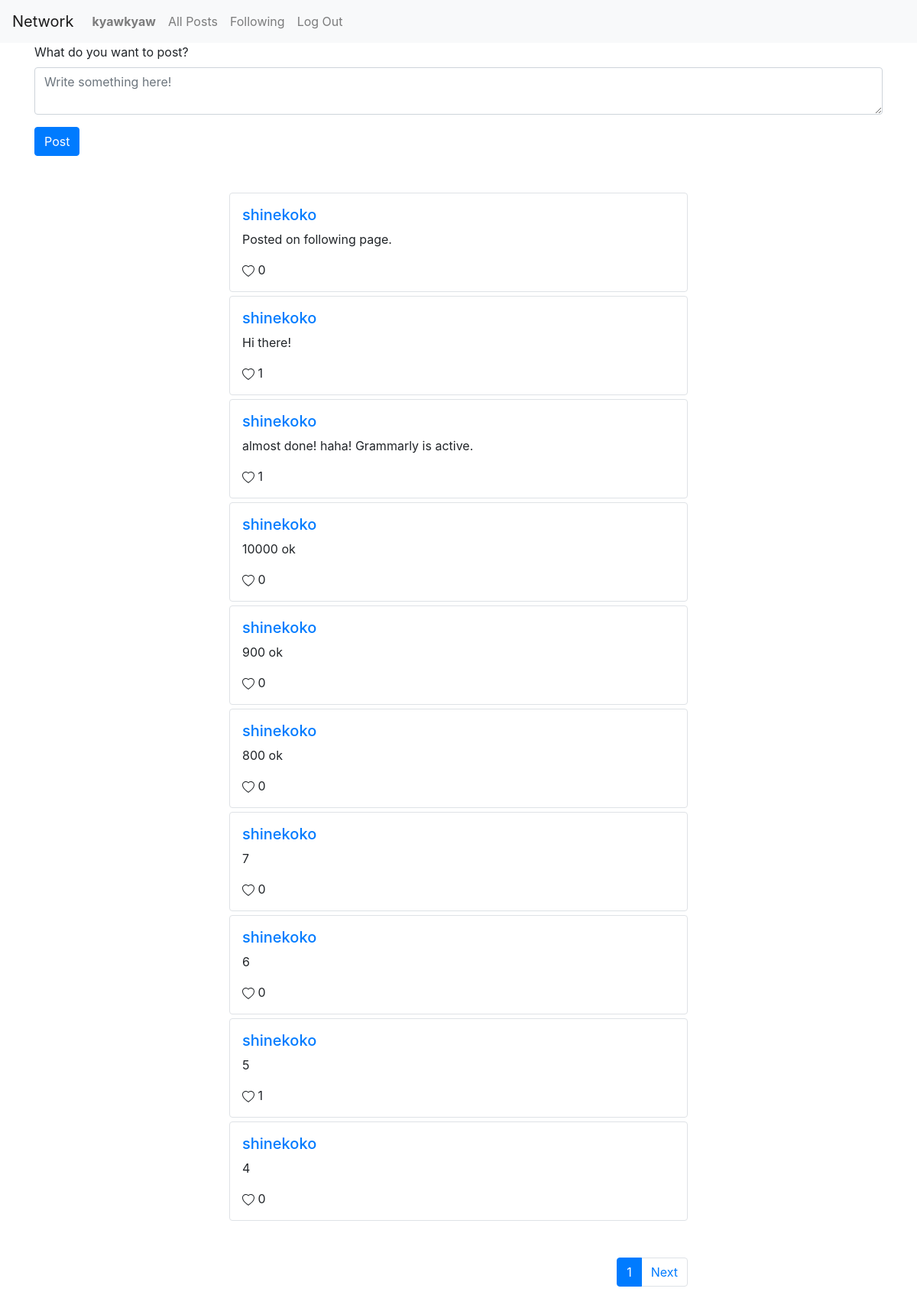
The app's page / (signed in) with its own data.
### network/models.py (models this page shows, shortened)
class User(AbstractUser):
    pass

class Post(models.Model):
    post_user = models.ForeignKey(settings.AUTH_USER_MODEL,
                                  on_delete=models.CASCADE,
                                  related_name='user_posts')
    date_posted = models.DateTimeField(null=False, auto_now_add=True)
    content = models.TextField(null=False, blank=False)
    @property
    def liked(self):
        return [like.liked_user for like in self.liked_users.all()]

class Like(models.Model):
    liked_user = models.ForeignKey(settings.AUTH_USER_MODEL,
                                   on_delete=models.CASCADE,
                                   related_name='liked_posts')
    liked_post = models.ForeignKey(Post,
                                   on_delete=models.CASCADE,
                                   related_name='liked_users')

### network/views.py (the view)
# urls.py: path("", views.index, name="index"),
def index(request):
    posts = Post.objects.order_by('date_posted').reverse()
    p = Paginator(posts, 10)
    page_number = request.GET.get('page')
    page_obj = p.get_page(page_number)
    return render(request, "network/index.html", {
        'page_obj' : page_obj,
        'following': False
    })

### network/templates/network/index.html (shortened to what this page needs)
{% extends "network/layout.html" %}
{% load static %}
{% block body %}
{% if user.is_authenticated and not following %}
    <div class="container">
        <form id="post-form">
            <div class="form-group">
                <label for="post-content">What do you want to post?</label>
                <textarea class="form-control" name="post-content" id="post-content" placeholder="Write something here!"></textarea>
            </div>
            <div class="form-group">
                <input class="btn btn-primary" type="submit" value="Post">
            </div>
        </form>
    </div>
{% endif %}
    <section id="main_page">
        {% for post in page_obj.object_list %}
        <div class="container border rounded post">
            <div class="username"><h5><a href="{% url 'profile' post.post_user.id %}">{{ post.post_user.username }}</a></h5></div>
            <div class="content" id="post-{{ post.id }}"><p id="content-{{ post.id }}">{{ post.content }}</p></div>
            <div class="like">
            {% if user not in post.liked %}
              <svg id="like-icon-{{ post.id }}" onclick="like_post({{ post.id }})" width="1em" height="1em" viewBox="0 0 16 16" class="bi bi-heart" fill="currentColor" xmlns="http://www.w3.org/2000/svg">
                <path fill-rule="evenodd" d="M8 2.748l-.717-.737C5.6.281 2.514.878 1.4 3.053c-.523 1.023-.641 2.5.314 4.385.92 1.815 2.834
                3.989 6.286 6.357 3.452-2.368 5.365-4.542 6.286-6.357.955-1.886.838-3.362.314-4.385C13.486.878 10.4.28 8.717 2.01L8 2.748zM8
                15C-7.333 4.868 3.279-3.04 7.824 1.143c.06.055.119.112.176.171a3.12 3.12 0 0 1 .176-.17C12.72-3.042 23.333 4.867 8 15z"/>
              </svg>
              <span id="post-{{ post.id }}-like" class="like-count">{{ post.liked_users.all|length }}</span>
            {% endif %}
            </div>
        </div>
        {% endfor %}
    </section>
    <div class="paginator text-right container">
      <nav aria-label="paginator">
        <ul class="pagination">
          <li class="page-item active" aria-current="page">
            <a class="page-link" href="#">{{ page_obj.number }}<span class="sr-only">(current)</span></a>
          </li>
        {% if page_obj.has_next %}
          <li class="page-item">
            <a class="page-link" href="?page={{ page_obj.next_page_number }}">Next</a>
          </li>
        {% endif %}
        </ul>
      </nav>
    </div>
{% endblock %}

### network/templates/network/layout.html (shortened to what this page needs)
{% load static %}
<!DOCTYPE html>
<html lang="en">
    <head>
        <link rel="stylesheet" href="https://stackpath.bootstrapcdn.com/bootstrap/4.4.1/css/bootstrap.min.css">
        <link href="{% static 'network/styles.css' %}" rel="stylesheet">
    </head>
    <body>
        <nav class="navbar navbar-expand-lg navbar-light bg-light">
            <a class="navbar-brand" href="#">Network</a>
            <div>
              <ul class="navbar-nav mr-auto">
                {% if user.is_authenticated %}
                    <li class="nav-item">
                        <a id="profile" class="nav-link" href="{% url 'profile' user.id %}"><strong>{{ user.username }}</strong></a>
                    </li>
                {% endif %}
                <li class="nav-item">
                  <a class="nav-link" href="{% url 'index' %}">All Posts</a>
                </li>
                {% if user.is_authenticated %}
                    <li class="nav-item">
                        <a id="following" class="nav-link" href="{% url 'following' %}">Following</a>
                    </li>
                    <li class="nav-item">
                        <a class="nav-link" href="{% url 'logout' %}">Log Out</a>
                    </li>
                {% endif %}
              </ul>
            </div>
          </nav>
        <div class="body">
            {% block body %}
            {% endblock %}
        </div>
    </body>
</html>

### network/static/network/styles.css (style rules this page uses)
.bi-heart,.bi-heart-fill { cursor: pointer; }
#main_page { display: grid; row-gap: 5px; padding: 2em 0em; }
.post { padding: 1em; width: 50%; }
.paginator > nav { display: inline-block; }
.paginator { padding: 1em 0em; width: 50%; }

### records on screen
User: username "kyawkyaw"
Post: post_user.username "shinekoko", content "Posted on following page.", liked_users.all|length "0"
Post: post_user.username "shinekoko", content "Hi there!", liked_users.all|length "1"
Post: post_user.username "shinekoko", content "almost done! haha! Grammarly is active.", liked_users.all|length "1"
Post: post_user.username "shinekoko", content "10000 ok", liked_users.all|length "0"
Post: post_user.username "shinekoko", content "900 ok", liked_users.all|length "0"
Post: post_user.username "shinekoko", content "800 ok", liked_users.all|length "0"
Post: post_user.username "shinekoko", content "7", liked_users.all|length "0"
Post: post_user.username "shinekoko", content "6", liked_users.all|length "0"
Post: post_user.username "shinekoko", content "5", liked_users.all|length "1"
Post: post_user.username "shinekoko", content "4", liked_users.all|length "0"

### other values on screen
{{ page_obj.number }} "1"
